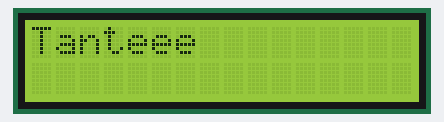
Bench run of a sketch on a simulated Arduino Uno, built with avr-gcc and run on an emulated ATmega328P. Parts: 16×2 character LCD.

Above: at 0.1 s.
At 3.2 s:
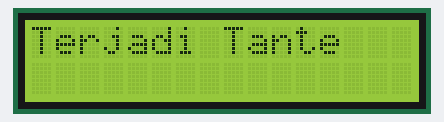
At 9.2 s:
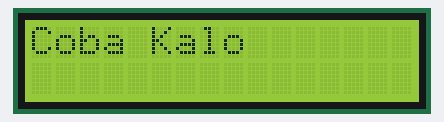
At 18.3 s:
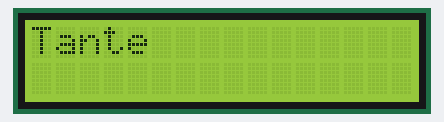
At 27.4 s:
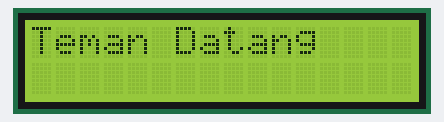
At 38.0 s:
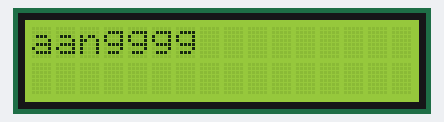

The sketch:

sketch.ino
```cpp
#include <Wire.h>
#include <LiquidCrystal_I2C.h>

// Inisialisasi LCD I2C di alamat 0x27 dengan ukuran 16x2
LiquidCrystal_I2C lcd(0x27, 16, 2);

// Daftar lirik yang akan ditampilkan di LCD
const char* daftarLirik[] = {
  "Tanteee",
  "Sudah Terbiasa",
  "Terjadi Tante",
  "Teman Datang",
  "Ketika Lagi",
  "Butuh Sajaaa",
  "Coba Kalo",
  "Lagi Susahh",
  "Mereka Semua",
  "Menghilaaangg",
  "aangggg",
  "aangggg",
  "Tante",
  "eee",
  "eee",
};

// Variabel untuk melacak indeks lirik saat ini
int indeksLirikSaatIni = 0;

// Hitung jumlah lirik
const int jumlahLirik = sizeof(daftarLirik) / sizeof(daftarLirik[0]);

void setup() {
  lcd.init();       // Inisialisasi LCD
  lcd.backlight();  // Nyalakan backlight LCD
}

void loop() {
  lcd.clear();                         // Bersihkan LCD
  lcd.setCursor(0, 0);                 // Kursor ke kolom 0, baris 0
  lcd.print(daftarLirik[indeksLirikSaatIni]);  // Tampilkan lirik
  indeksLirikSaatIni++;                // Lirik berikutnya
  if (indeksLirikSaatIni >= jumlahLirik) {
    indeksLirikSaatIni = 0;            // Kembali ke awal
  }
  delay(1500);                         // Jeda 1,35 detik
}
```

Measured:
- what the display in image 1 shows lasts 1.5 s, from 3.1 s to 4.6 s
